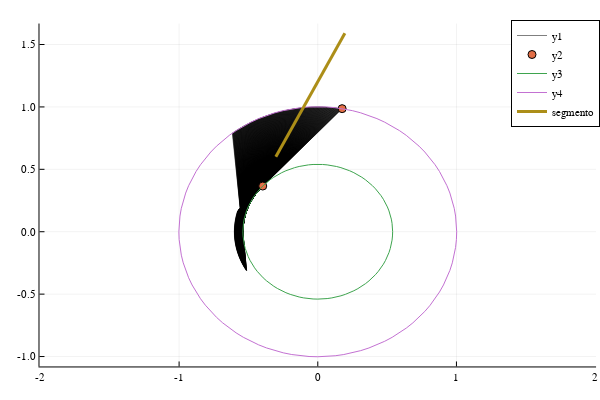

Here is the notebook cell this chart was saved with:
### Code cell
p = plot(aspect_ration=1)
q1 = Point(2*rand()-1,2*rand()-1,0.0) 
q2 = Point(2*rand()-1,2*rand()-1,0.0) 
theta = pi/2*rand()
plotRotation!(q1,q2,theta)
#p1 = -0.5*ey
#p2 = 1.5*ey
p1 = zrotation(theta/3)*q1
p2 = zrotation(theta/3)*q2
vp = p2 - p1
p1 = p1 + 0.6*vp
p2 = p2 + 0.6*vp
plotLine!(p1,p2,lw=3,label="segmento")
#xlims!(-3,3)
#ylims!(-3,3)
p
